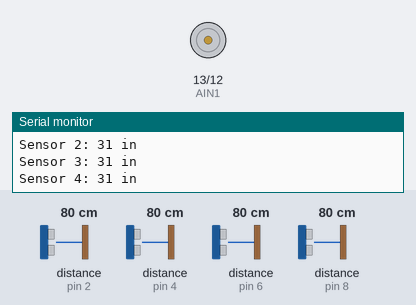
This sketch was run on a simulated Arduino Uno, built with avr-gcc and run on an emulated ATmega328P. Parts: motor-driver pin pairs drawn as motors (green arrow = first pin HIGH = forward, orange = second pin HIGH = backward, longer = more drive, scaled by the enable pin), the last lines printed to the serial monitor. Wiring (inferred from the names in the program): 4 × ultrasonic range finder: trigger pin 3, echo pin 2 / trigger pin 5, echo pin 4 / trigger pin 7, echo pin 6 / trigger pin 9, echo pin 8. The test bench sets the inputs (shaded band); at power-on: distance to the obstacle (sensors on pin 2, pin 4, pin 6, pin 8) 80 cm. The echo pulse lasts 58.3 µs per cm.

Above: at 1.2 s.
1.3 s: distance to the obstacle (sensor on pin 2) set to 57 cm
2.8 s: distance to the obstacle (sensor on pin 2) set to 48 cm
At 3.6 s:
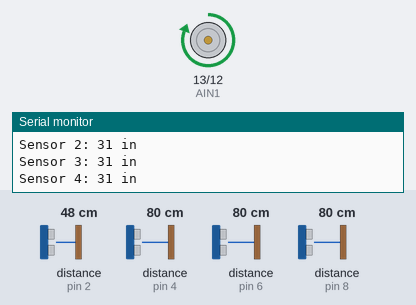
Timing chart, 0 to 5.8 s (numbered marks = the images above; inputs shaded):
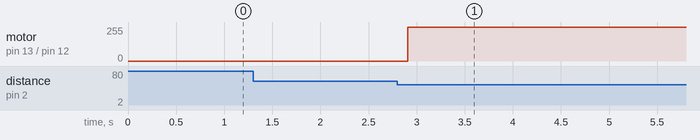

Measured:
- the behaviour switches between 54 and 53 cm on distance to the obstacle (sensor on pin 2) (found by bisection; images 0 and 1)
- after the input at 2.8 s, motor on pin 13 (AIN1) / pin 12 (AIN2): stopped → forward 255/255 after 0.11 s

The sketch:

HapticWalkingStick_V2.ino
```cpp
// When an object gets close to any of the ultrasonic sensors spin the motor.

// variables
// pins
//static int motorPin = 11;

static int echoPin1 = 2;
static int trigPin1 = 3;

static int echoPin2 = 4;
static int trigPin2 = 5;

static int echoPin3 = 6;
static int trigPin3 = 7;

static int echoPin4 = 8;
static int trigPin4 = 9;

const int AIN1 = 13;           //control pin 1 on the motor driver for the right motor
const int AIN2 = 12;            //control pin 2 on the motor driver for the right motor
const int PWMA = 11;            //speed control pin on the motor driver for the right motor

// distances
long distance1;
long distance2;
long distance3;
long distance4;

static int alarmDistance = 20;


void setup()
{
  Serial.begin (9600);        //set up a serial connection with the computer

  pinMode(trigPin1, OUTPUT);   //the trigger pin will output pulses of electricity
  pinMode(echoPin1, INPUT);    //the echo pin will measure the duration of pulses coming back from the distance sensor

  pinMode(trigPin2, OUTPUT);   //the trigger pin will output pulses of electricity
  pinMode(echoPin2, INPUT);    //the echo pin will measure the duration of pulses coming back from the distance sensor

  pinMode(trigPin3, OUTPUT);   //the trigger pin will output pulses of electricity
  pinMode(echoPin3, INPUT);    //the echo pin will measure the duration of pulses coming back from the distance sensor

  pinMode(trigPin4, OUTPUT);   //the trigger pin will output pulses of electricity
  pinMode(echoPin4, INPUT);    //the echo pin will measure the duration of pulses coming back from the distance sensor

  pinMode(AIN1, OUTPUT);
  pinMode(AIN2, OUTPUT);
  pinMode(PWMA, OUTPUT);
}

void loop()
{
  distance1 = getDistance(trigPin1, echoPin1);   //variable to store the distance measured by the sensor
  Serial.print("Sensor 1: ");
  Serial.print(distance1);     //print the distance that was measured
  Serial.println(" in");      //print units after the distance

  distance2 = getDistance(trigPin2, echoPin2);   //variable to store the distance measured by the sensor
  Serial.print("Sensor 2: ");
  Serial.print(distance2);     //print the distance that was measured
  Serial.println(" in");      //print units after the distance

  distance3 = getDistance(trigPin3, echoPin3);   //variable to store the distance measured by the sensor
  Serial.print("Sensor 3: ");
  Serial.print(distance3);     //print the distance that was measured
  Serial.println(" in");      //print units after the distance

  distance4 = getDistance(trigPin4, echoPin4);   //variable to store the distance measured by the sensor
  Serial.print("Sensor 4: ");
  Serial.print(distance4);     //print the distance that was measured
  Serial.println(" in");      //print units after the distance

  if (distance1 <= alarmDistance || distance2 <= alarmDistance || distance3 <= alarmDistance || distance4 <= alarmDistance) {                       //if the object is close
    spinMotor(255);
  }
  else {
    spinMotor(0);
  }
}


//------------------FUNCTIONS-------------------------------

//RETURNS THE DISTANCE MEASURED BY THE HC-SR04 DISTANCE SENSOR
float getDistance(int funcTrigPin, int funcEchoPin)
{
  float echoTime;                   //variable to store the time it takes for a ping to bounce off an object
  float calculatedDistance;         //variable to store the distance calculated from the echo time

  //send out an ultrasonic pulse that's 10ms long
  digitalWrite(funcTrigPin, HIGH);
  delayMicroseconds(10);
  digitalWrite(funcTrigPin, LOW);

  echoTime = pulseIn(funcEchoPin, HIGH);      //use the pulsein command to see how long it takes for the
                                          //pulse to bounce back to the sensor

  calculatedDistance = echoTime / 148.0;  //calculate the distance of the object that reflected the pulse (half the bounce time multiplied by the speed of sound)

  return calculatedDistance;              //send back the distance that was calculated
}

void spinMotor(int motorSpeed)                       //function for driving the right motor
{
  if (motorSpeed > 0)                                 //if the motor should drive forward (positive speed)
  {
    digitalWrite(AIN1, HIGH);                         //set pin 1 to high
    digitalWrite(AIN2, LOW);                          //set pin 2 to low
  }
  else if (motorSpeed < 0)                            //if the motor should drive backward (negative speed)
  {
    digitalWrite(AIN1, LOW);                          //set pin 1 to low
    digitalWrite(AIN2, HIGH);                         //set pin 2 to high
  }
  else                                                //if the motor should stop
  {
    digitalWrite(AIN1, LOW);                          //set pin 1 to low
    digitalWrite(AIN2, LOW);                          //set pin 2 to low
  }
  analogWrite(PWMA, abs(motorSpeed));                 //now that the motor direction is set, drive it at the entered speed
}
```
